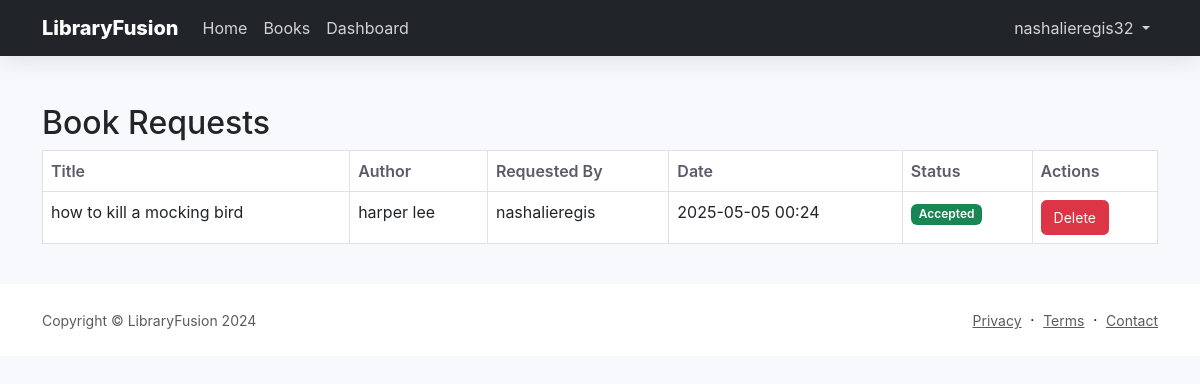
Screenshot of /books/requests/ (signed in) with the database file from the repository.
### account/models.py (models this page shows, shortened)
class User(AbstractUser):
    ROLES = (
        ('STUDENT', 'Student'),
        ('LIBRARIAN', 'Librarian'),
        ('MANAGER', 'Manager'),
    )
    role = models.CharField(max_length=10, choices=ROLES, default='STUDENT')
    is_active = models.BooleanField(default=True)
    fine_balance = models.DecimalField(max_digits=10, decimal_places=2, default=0.00)
    phone_number = models.CharField(
        max_length=15,
        validators=[RegexValidator(r'^\+?1?\d{9,15}$')],
        blank=True,
        null=True
    )
    address = models.TextField(blank=True, null=True)
    date_of_birth = models.DateField(null=True, blank=True)
    profile_picture = models.ImageField(upload_to='profile_pictures/', blank=True, null=True)
    @property
    def is_manager(self):
        return self.role == 'MANAGER'

### books/models.py (models this page shows, shortened)
class BookRequest(models.Model):
    STATUS_CHOICES = [
        ('PENDING', 'Pending'),
        ('ACCEPTED', 'Accepted'),
    ]
    title = models.CharField(max_length=200)
    author = models.CharField(max_length=200)
    requester = models.ForeignKey(User, on_delete=models.CASCADE, related_name='book_requests')
    requested_at = models.DateTimeField(auto_now_add=True)
    status = models.CharField(max_length=10, choices=STATUS_CHOICES, default='PENDING')

### books/views.py (the view)
# urls.py: path('requests/', views.book_requests_list, name='book_requests_list'),
@login_required
@user_passes_test(lambda u: u.is_manager or u.is_librarian)
def book_requests_list(request):
    requests = BookRequest.objects.select_related('requester').order_by('-requested_at')
    context = {'book_requests': requests}
    return render(request, 'books/book_requests_list.html', context)

### templates/books/book_requests_list.html (shortened to what this page needs)
{% extends 'base.html' %}
{% block content %}
<div class="container mt-4">
    <h2>Book Requests</h2>
    <table class="table table-bordered">
        <thead>
            <tr>
                <th>Title</th>
                <th>Author</th>
                <th>Requested By</th>
                <th>Date</th>
                <th>Status</th>
                <th>Actions</th>
            </tr>
        </thead>
        <tbody>
            {% for req in book_requests %}
            <tr>
                <td>{{ req.title }}</td>
                <td>{{ req.author }}</td>
                <td>{{ req.requester.username }}</td>
                <td>{{ req.requested_at|date:"Y-m-d H:i" }}</td>
                <td>
                    {% if req.status == 'ACCEPTED' %}
                        <span class="badge bg-success">Accepted</span>
                    {% else %}
                        <span class="badge bg-secondary">Pending</span>
                    {% endif %}
                </td>
                <td>
                    <form method="post" action="{% url 'books:delete_book_request' req.id %}" style="display:inline;">
                        <button type="submit" class="btn btn-danger btn-sm">Delete</button>
                    </form>
                </td>
            </tr>
            {% empty %}
            <tr>
                <td colspan="5">No requests found.</td>
            </tr>
            {% endfor %}
        </tbody>
    </table>
</div>
{% endblock %}

### templates/base.html (shortened to what this page needs)
{% load static %}
<!DOCTYPE html>
<html lang="en">
<head>
    <link href="https://cdn.jsdelivr.net/npm/bootstrap@5.3.0/dist/css/bootstrap.min.css" rel="stylesheet">
    <link href="https://cdnjs.cloudflare.com/ajax/libs/font-awesome/6.0.0/css/all.min.css" rel="stylesheet">
</head>
<body>
    <nav class="navbar navbar-expand-lg navbar-dark bg-dark">
        <div class="container">
            <a class="navbar-brand" href="{% url 'books:home' %}">LibraryFusion</a>
            <div class="collapse navbar-collapse" id="navbarNav">
                <ul class="navbar-nav me-auto">
                    <li class="nav-item">
                        <a class="nav-link" href="{% url 'books:home' %}">Home</a>
                    </li>
                    <li class="nav-item">
                        <a class="nav-link" href="{% url 'books:list' %}">Books</a>
                    </li>
                    {% if user.is_authenticated %}
                        {% if user.role == 'MANAGER' %}
                            <li class="nav-item">
                                <a class="nav-link" href="{% url 'managers:dashboard' %}">Dashboard</a>
                            </li>
                        {% elif user.role == 'LIBRARIAN' %}
                            <li class="nav-item">
                                <a class="nav-link" href="{% url 'librarians:dashboard' %}">Dashboard</a>
                            </li>
                        {% elif user.role == 'STUDENT' %}
                            <li class="nav-item">
                                <a class="nav-link" href="{% url 'books:my_books' %}">My Books</a>
                            </li>
                        {% endif %}
                    {% endif %}
                </ul>
                <ul class="navbar-nav">
                    {% if user.is_authenticated %}
                        <li class="nav-item dropdown">
                            <a class="nav-link dropdown-toggle" href="#" id="navbarDropdown" role="button" data-bs-toggle="dropdown">
                                {{ user.username }}
                            </a>
                        </li>
                    {% endif %}
                </ul>
            </div>
        </div>
    </nav>
    <main class="py-4">
        {% block content %}{% endblock %}
    </main>
    <footer class="bg-white py-4 mt-auto">
        <div class="container">
            <div class="row align-items-center justify-content-between">
                <div class="col-auto">
                    <div class="small m-0 text-muted">Copyright &copy; LibraryFusion 2024</div>
                </div>
                <div class="col-auto">
                    <a class="small text-muted" href="#">Privacy</a>
                    <span class="mx-1">&middot;</span>
                    <a class="small text-muted" href="#">Terms</a>
                    <span class="mx-1">&middot;</span>
                    <a class="small text-muted" href="#">Contact</a>
                </div>
            </div>
        </div>
    </footer>
</body>
</html>

### templates/base.html (style rules this page uses)
:root { --primary-color: #4e73df; --secondary-color: #858796; --success-color: #1cc88a; --info-color: #36b9cc; --warning-color: #f6c23e; --danger-color: #e74a3b; --light-color: #f8f9fc; --dark-color: #5a5c69; }
body { font-family: 'Nunito', -apple-system, BlinkMacSystemFont, "Segoe UI", Roboto, "Helvetica Neue", Arial, sans-serif; background-color: var(--light-color); }
.navbar { background-color: var(--primary-color); box-shadow: 0 0.15rem 1.75rem 0 rgba(58, 59, 69, 0.15); }
.navbar-brand { color: white !important; font-weight: 800; }
.nav-link { color: rgba(255, 255, 255, 0.8) !important; }
.btn { border-radius: 0.35rem; padding: 0.375rem 0.75rem; }
.table th { font-weight: 600; color: var(--dark-color); }
.badge { padding: 0.35em 0.65em; font-weight: 600; }

### rows the page displays
User: username "nashalieregis32"
BookRequest: title "how to kill a mocking bird", author "harper lee", requester.username "nashalieregis", requested_at "2025-05-05 00:24", status "Accepted"
